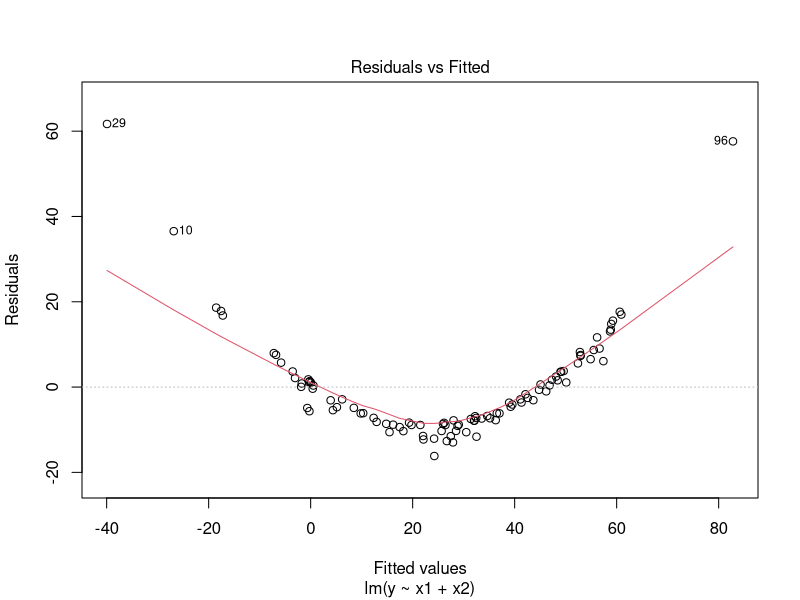
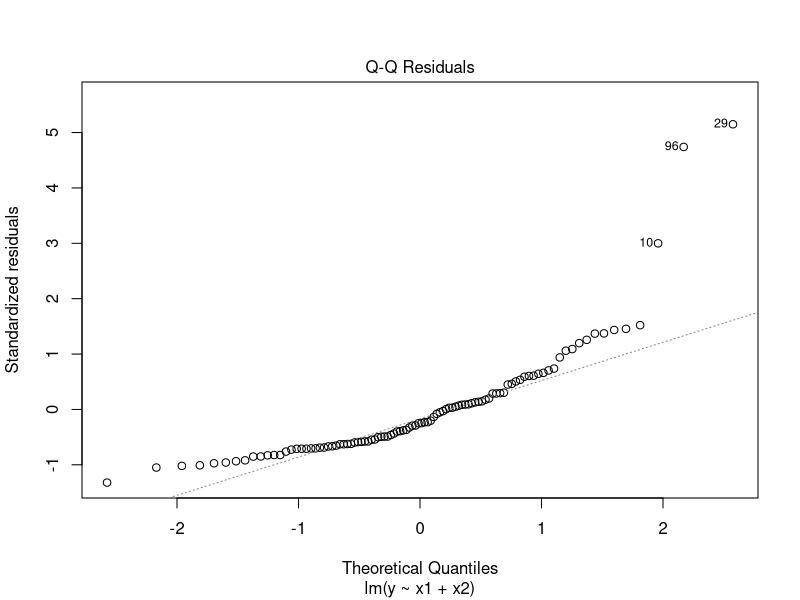
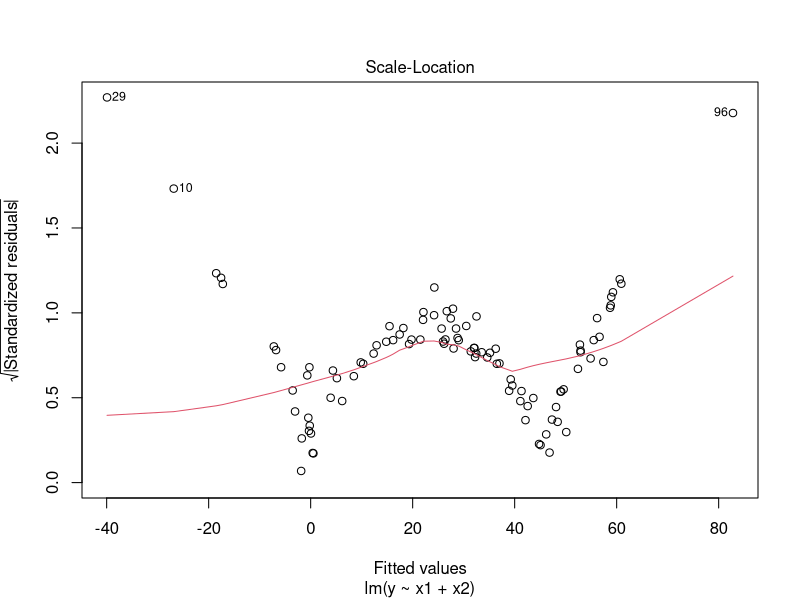
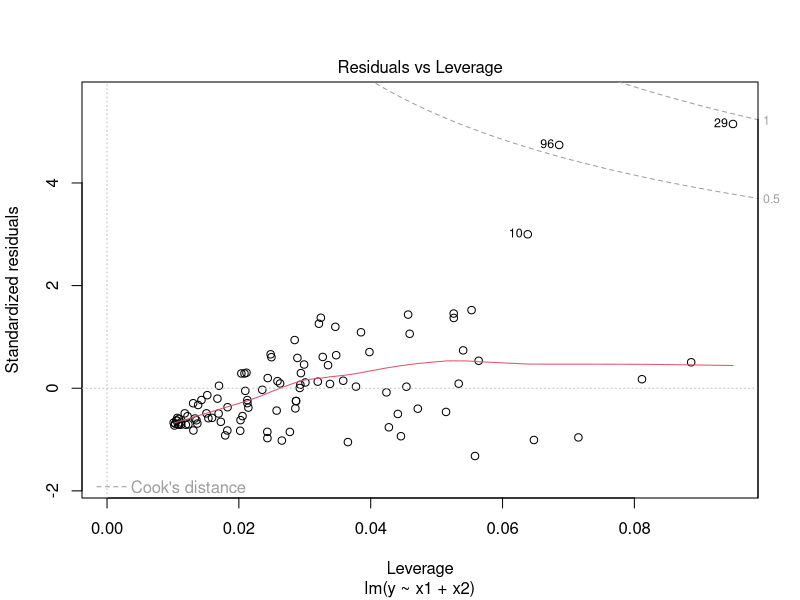

These charts were generated, in order, by the following R code:
# 1. Построить линию регрессии, оценив коэффициенты регрессии.
x1 <- rnorm(n=200, mean=5, sd=2)
x2 <- rnorm(200, 2, 3)

y <- x1 + x2^2 + x1*x2 + rnorm(200, 0, 0.5)

df <- data.frame(y, x1, x2)

train.ids <- 1:100
test.ids <- 101:200

m1 <- lm(y ~ x1 + x2, df[train.ids,])
summary(m1)
plot(m1)

# 2. Оценить среднее значение и среднее квадратическое отклонение зависимой и независимой переменной.

# 3. Оценить стандартную ошибку se и стандартные ошибки коэффициентов регрессии

# 4. Построить доверительный интервал для неизвестного условного математического ожидания и интервал предсказания. Дать графическую иллюстрацию.

# 5. Проверить гипотезы о значимости коэффициентов регрессии и адекватности модели регрессии.
